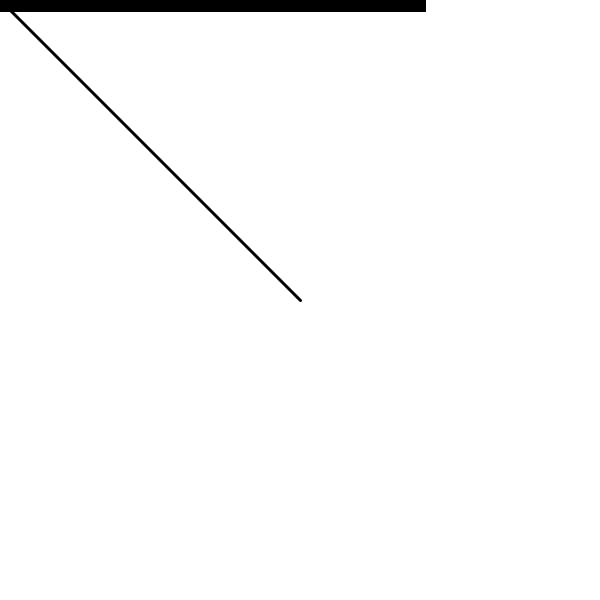
Frame 1 (no input)
Frame 60 (the mouse pressed at the canvas centre just before this capture): identical to frame 1, image omitted
Frame 120 (the mouse held since frame 60 and released just before this capture): blank canvas, image omitted

The Processing sketch that drew this single still picture (run headless with seeded random() and noise(); from frame 60 on, the mouse is pressed at the canvas centre):

// Processing sketch: vl4_05_magnitude
// ── vl4_05_magnitude.pde
// Magnitude ist die Größe (Wie lang ist unser Vektor?)

void setup() {
  size(600,600);
  strokeWeight(3);
}
 
void draw() {
  background(255);
  PVector mouse  = new PVector(mouseX,mouseY);
  PVector center = new PVector(width/2,height/2);

  mouse.sub(center);
  
  float m = mouse.mag();
  fill(0);
  rect(0,0,m,10);

  translate(width/2,height/2);
  line(0,0,mouse.x,mouse.y);
}
